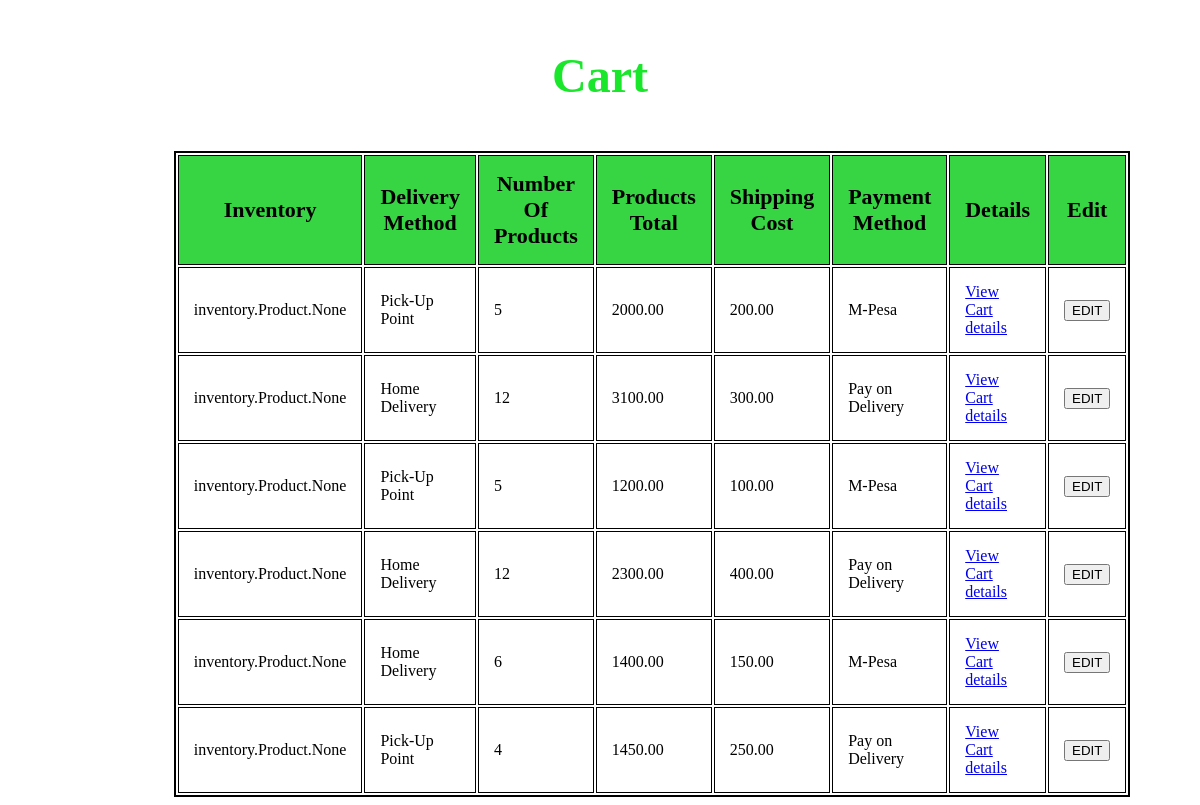
Before: /cart/carts/list with the older database file.
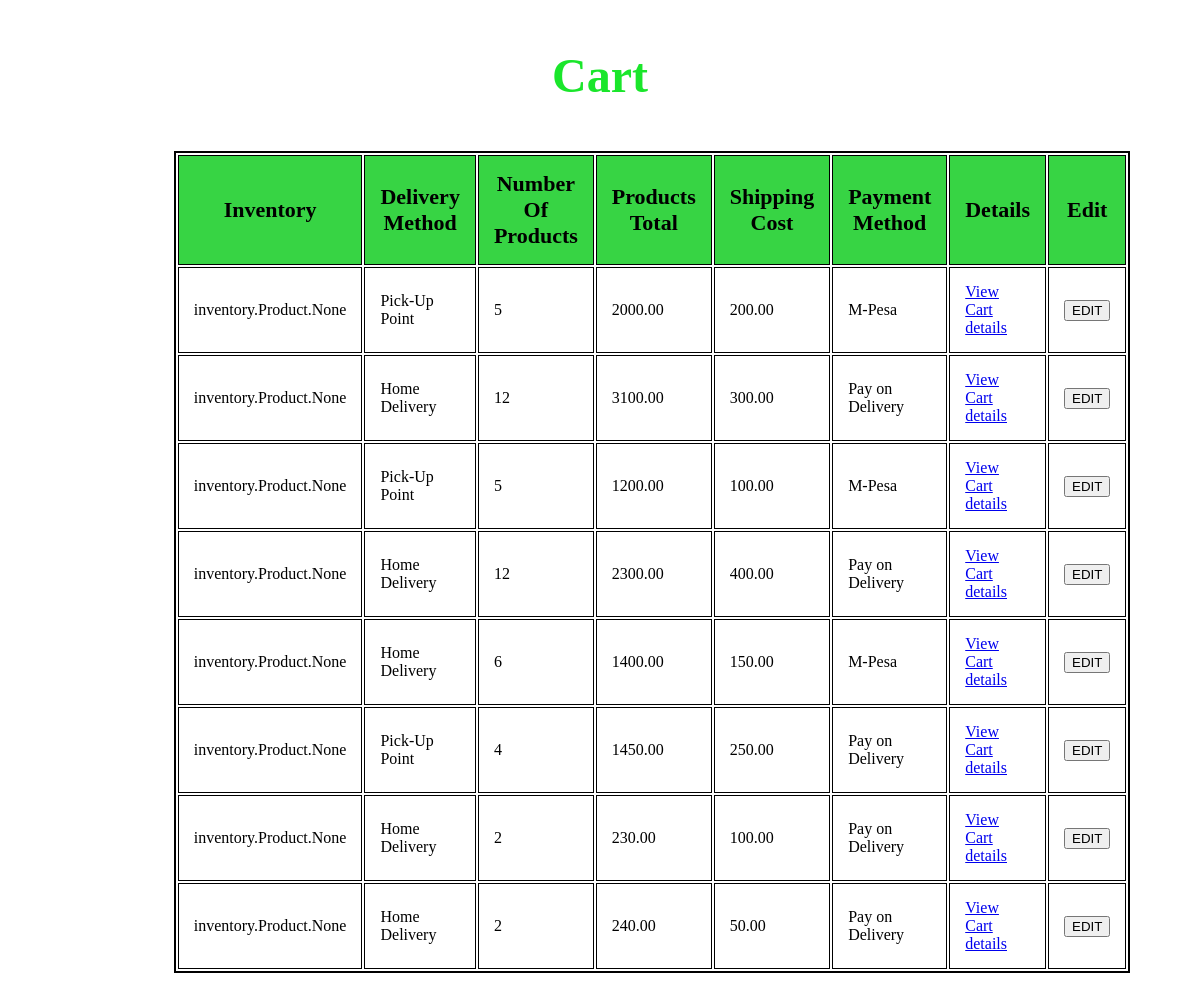
After: the same page with the newer database file.
### cart/models.py (models this page shows, shortened)
class Cart(models.Model):
    inventory = models.ManyToManyField(Product)
    delivery_choices = (
        ('Pick-Up Point', 'Pick-Up Point'),
        ('Home Delivery', 'Home Delivery'),
    )
    delivery_method = models.CharField(max_length=15, choices=delivery_choices)
    number_of_products = models.IntegerField()
    products_total = models.DecimalField(max_digits=6, decimal_places=2)
    shipping_cost = models.DecimalField(max_digits=6, decimal_places=2)
    payment_choice = (
        ('M-Pesa', 'M-Pesa'),
        ('Pay on Delivery', 'Pay on Delivery'),
    )
    payment_method = models.CharField(max_length = 15, choices = payment_choice)

### cart/views.py (the view)
# urls.py: path("carts/", CartListView.as_view(), name="cart_list-view"),
def cart_list(request):
     carts = Cart.objects.all()
     return render(request, "cart/cart_list.html", {"carts": carts})

### template/cart/cart_list.html (shortened to what this page needs)
<!DOCTYPE html>
<html lang="en">
<head>
    {%load static%}
    <link rel="stylesheet" href="{% static 'css/products_list.css' %}">
</head>
<body>
  <h3>Cart</h3>
    <table class="table">
            <th>Inventory</th>
            <th>Delivery Method</th>
            <th>Number Of Products</th>
            <th class="detail">Products Total</th>
            <th>Shipping Cost</th>
            <th>Payment Method</th>
            <th>Details</th>
            <th>Edit</th>
        {% for cart in carts %}
        <tr>
            <td>{{cart.inventory}}</td>
            <td>{{cart.delivery_method}}</td>
            <td>{{cart.number_of_products}}</td>
            <td>{{cart.products_total}}</td>
            <td>{{cart.shipping_cost}}</td>
            <td>{{cart.payment_method}}</td>
            <td class="details"><a href="{% url 'cart_details_view' id=cart.id %}"> View Cart details</a></td>
            <td><a href="{%url 'edit_cart_view' id=cart.id %}"><button> EDIT</button></a></td>
        </tr>
        {% endfor %}
    </table>
</body>
</html>

Changed rows visible on the page:
added Cart: inventory "inventory.Product.None", delivery_method "Home Delivery", number_of_products "2", products_total "230.00", shipping_cost "100.00", payment_method "Pay on Delivery"
added Cart: inventory "inventory.Product.None", delivery_method "Home Delivery", number_of_products "2", products_total "240.00", shipping_cost "50.00", payment_method "Pay on Delivery"
